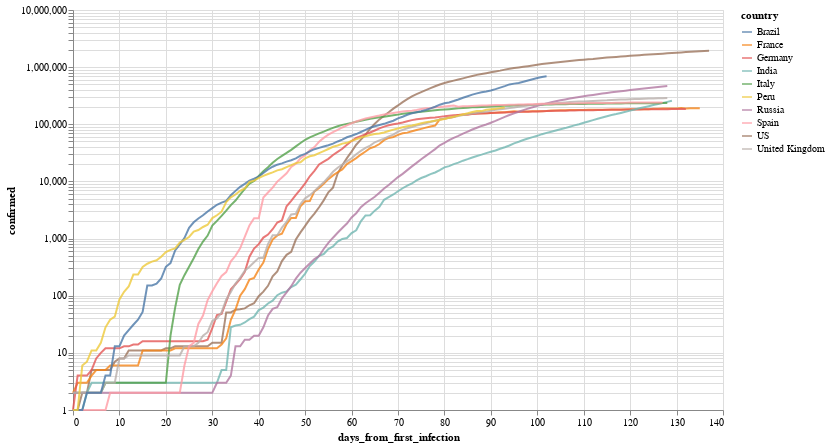

The code cell stored with this chart in its notebook:
### Markdown cell above
Por ejemplo, evolución (interactiva!) de los paises con mas infectados

### Code cell
total_confirmed_by_country = global_df.groupby('country').confirmed.max().sort_values(ascending=False)
selected_countries = total_confirmed_by_country[total_confirmed_by_country > 1000].index

plot_df = global_df[
    (global_df.confirmed > 0) & 
    (global_df.country.isin(selected_countries[:10]))
].sort_values('date')

selection = alt.selection_multi(
    fields=['country'], 
    bind='legend', 
    init=[{'country': c} for c in selected_countries[:10]]
)


(
    alt.Chart(plot_df)
       .mark_line()
       .encode(
           x='days_from_first_infection', 
           y=alt.Y('confirmed', scale=alt.Scale(type='log')), 
           color='country',
           opacity=alt.condition(selection, alt.value(.8), alt.value(.05))
       ).add_selection(selection)
        .properties(width=650, height=400)
       
)

### Figure 1 — Vega-Lite specification as saved in the notebook (floating-point values rounded to 4 significant figures; data arrays with more than 128 entries replaced by an {"elided": "..."} marker saying what was removed)
{"config": {"view": {"continuousWidth": 400, "continuousHeight": 300}}, "data": {"name": "data-45b30fe703dcd3f4ac3b9a0144f42e5d"}, "mark": "line", "encoding": {"color": {"type": "nominal", "field": "country"}, "opacity": {"condition": {"value": 0.8, "selection": "selector001"}, "value": 0.05}, "x": {"type": "quantitative", "field": "days_from_first_infection"}, "y": {"type": "quantitative", "field": "confirmed", "scale": {"type": "log"}}}, "height": 400, "selection": {"selector001": {"type": "multi", "fields": ["country"], "bind": "legend", "init": [{"country": "US"}, {"country": "Brazil"}, {"country": "Russia"}, {"country": "United Kingdom"}, {"country": "India"}, {"country": "Spain"}, {"country": "Italy"}, {"country": "Peru"}, {"country": "France"}, {"country": "Germany"}]}}, "width": 650, "$schema": "https://vega.github.io/schema/vega-lite/v4.8.1.json", "datasets": {"data-45b30fe703dcd3f4ac3b9a0144f42e5d": {"elided": "1249 records"}}}
